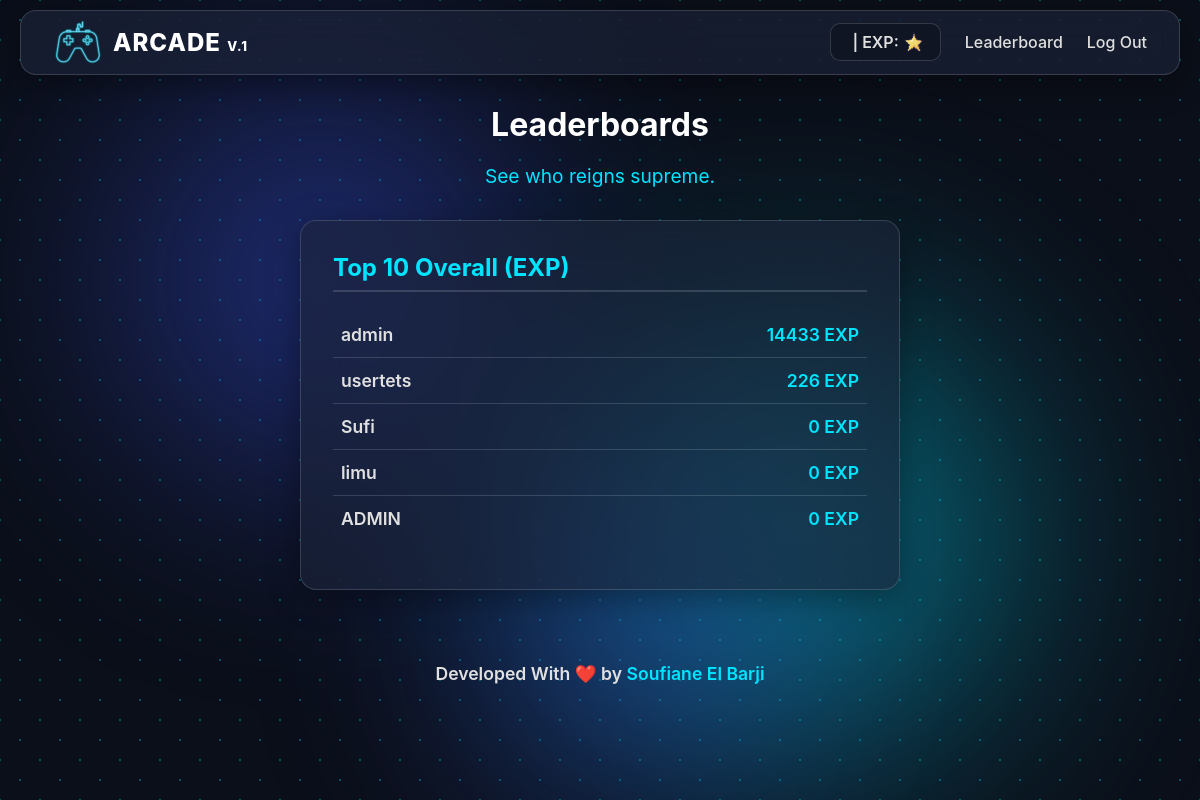
The app's page /leaderboard (signed in), older data.
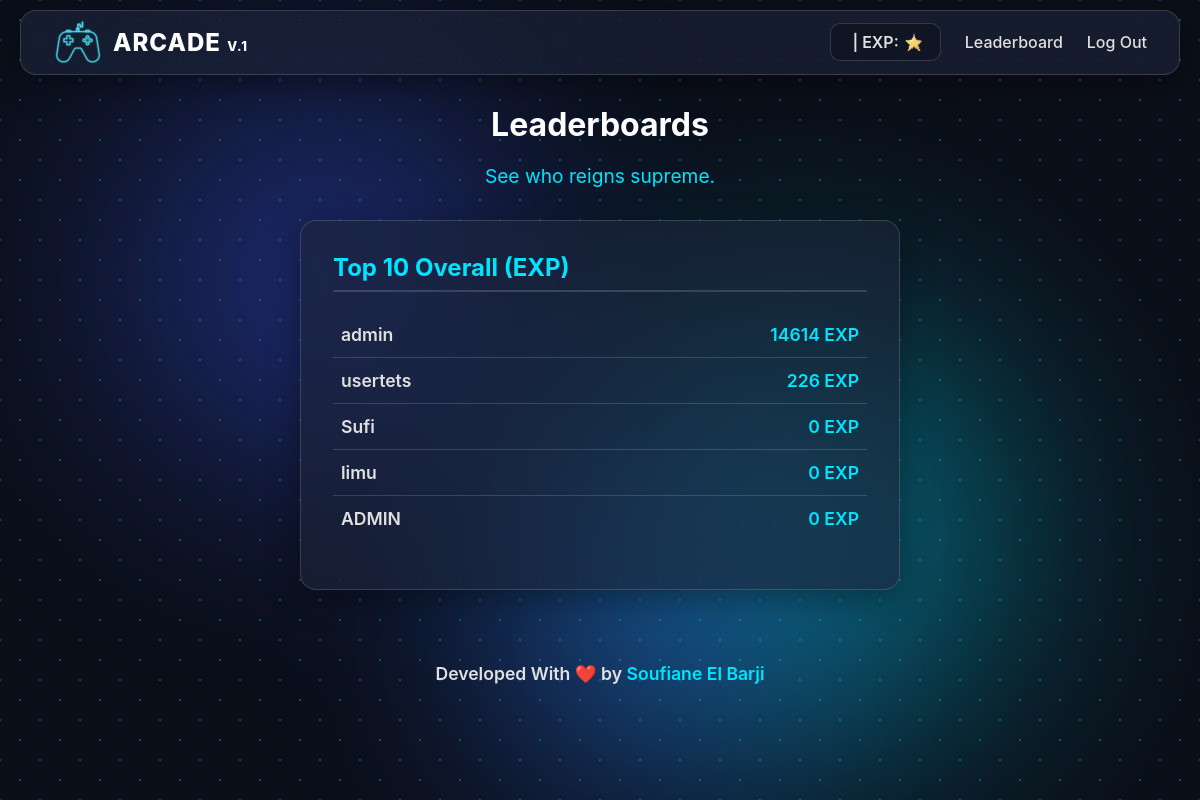
The same page, newer data.
### tables this page shows
CREATE TABLE users (
    id INTEGER PRIMARY KEY AUTOINCREMENT NOT NULL,
    username TEXT NOT NULL UNIQUE,
    hash TEXT NOT NULL,
    total_exp INTEGER NOT NULL DEFAULT 0
, access_count INTEGER DEFAULT 0);

### app.py (the view)
@app.route("/leaderboard")
@login_required
def leaderboard():
    top_users = db.execute("SELECT username, total_exp FROM users ORDER BY total_exp DESC LIMIT 10")
    return render_template("leaderboard.html", top_users=top_users)

### app.py (called while the page is built)
@app.after_request
def after_request(response):
    response.headers["Cache-Control"] = "no-cache, no-store, must-revalidate"
    response.headers["Expires"] = 0
    response.headers["Pragma"] = "no-cache"
    return response

### helpers.py (called while the page is built)
def login_required(f):
    @wraps(f)
    def decorated_function(*args, **kwargs):
        if session.get("user_id") is None:
            return redirect("/login")
        return f(*args, **kwargs)
    return decorated_function

### templates/leaderboard.html
{% extends "layout.html" %}
{% block main %}
<div class="header">
    <h1>Leaderboards</h1>
    <p>See who reigns supreme.</p>
</div>
<div class="leaderboard-container">
    <div class="leaderboard-card glass-effect">
        <h2>Top 10 Overall (EXP)</h2>
        <ol>
            {% for user in top_users %}
                <li>
                    <span class="username">{{ user.username }}</span>
                    <span class="score">{{ user.total_exp }} EXP</span>
                </li>
            {% else %}
                <li>No players yet!</li>
            {% endfor %}
        </ol>
    </div>
</div>
{% endblock %}

Row changes from the older to the newer data that the page shows:
changed users "admin": total_exp "14433" → "14614"
